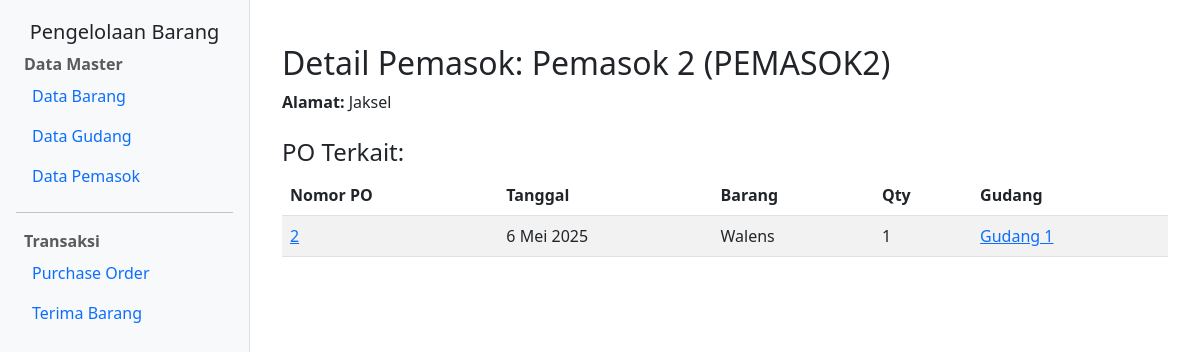
/pemasok/detail/3/, run on an earlier commit of the app's database.
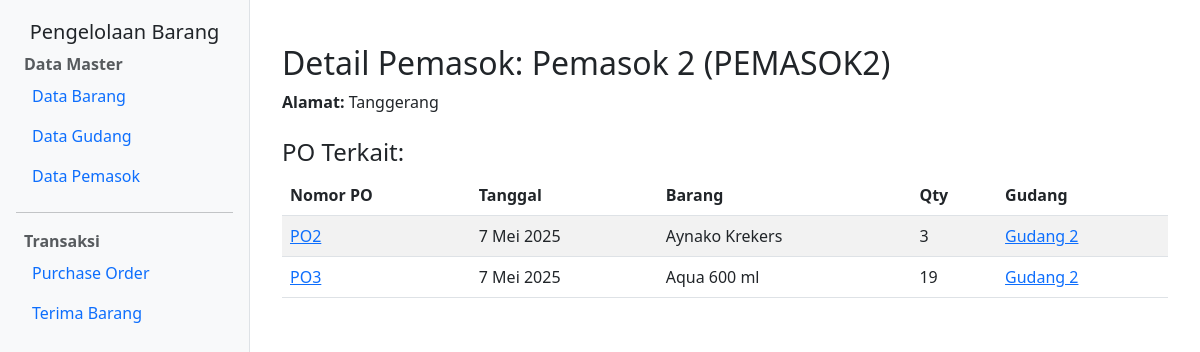
And on a later commit of the database.
### app_barang/models.py (models this page shows, shortened)
class Pemasok(models.Model):
    kode = models.CharField(max_length=50, null=False, unique=True)
    nama = models.CharField(max_length=100, null=False, blank=False)
    alamat = models.TextField(null=False, blank=False)

class PO(models.Model):
    nomor_po = models.CharField(max_length=50, unique=True, null=False, blank=False)
    tanggal = models.DateField(null=False, blank=False)
    pemasok = models.ForeignKey(Pemasok, on_delete=models.PROTECT, null=False)
    gudang = models.ForeignKey(Gudang, on_delete=models.PROTECT, null=False)
    alamat_kirim = models.TextField(null=False, blank=False)
    kode_barang = models.ForeignKey(Barang, on_delete=models.PROTECT, null=False)
    qty_po = models.PositiveIntegerField(null=False)
    harga = models.DecimalField(max_digits=12, decimal_places=2, null=False)
    qty_terima = models.PositiveIntegerField(default=0)

class Barang(models.Model):
    TIPE_CHOICES = [
        ('G', 'General'),
        ('D', 'Detail'),
    ]
    kode = models.CharField(max_length=50, null=False, unique=True)
    nama = models.CharField(max_length=100, null=False, blank=False)
    tipe = models.CharField(max_length=1, choices=TIPE_CHOICES, null=False, blank=False)
    level = models.IntegerField(null=False, blank=False)
    induk = models.CharField(max_length=50, null=True, blank=True)
    satuan = models.CharField(max_length=20, null=True, blank=True)
    harga = models.DecimalField(max_digits=12, decimal_places=2, null=True, blank=True)
    qty_stok = models.PositiveIntegerField(default=0)

class Gudang(models.Model):
    kode = models.CharField(max_length=50, null=False, unique=True)
    nama = models.CharField(max_length=100, null=False, blank=False)
    alamat = models.TextField(null=False, blank=False)

### app_barang/views.py (the view)
# urls.py: path('pemasok/detail/<int:pk>/', views.pemasok_detail, name='pemasok_detail'),
def pemasok_detail(request, pk):
    pemasok = get_object_or_404(Pemasok, pk=pk)
    po_terkait = PO.objects.filter(pemasok=pemasok).select_related('kode_barang', 'gudang')
    return render(request, 'app_barang/pemasok/pemasok_detail.html', {
        'pemasok': pemasok,
        'po_terkait': po_terkait,
    })

### app_barang/templates/app_barang/pemasok/pemasok_detail.html
{% extends 'app_barang/layout/base.html' %}
{% block content %}
  <div class="container mt-4">
    <h2>Detail Pemasok: {{ pemasok.nama }} ({{ pemasok.kode }})</h2>
    <p><strong>Alamat:</strong> {{ pemasok.alamat }}</p>
    <h4 class="mt-4">PO Terkait:</h4>
    <table class="table table-striped">
      <thead>
        <tr>
          <th>Nomor PO</th>
          <th>Tanggal</th>
          <th>Barang</th>
          <th>Qty</th>
          <th>Gudang</th>
        </tr>
      </thead>
      <tbody>
        {% for po in po_terkait %}
          <tr>
            <td><a href="{% url 'po_detail' po.pk %}">{{ po.nomor_po }}</a></td>
            <td>{{ po.tanggal }}</td>
            <td>{{ po.kode_barang.nama }}</td>
            <td>{{ po.qty_po }}</td>
            <td><a href="{% url 'gudang_detail' po.gudang.pk %}">{{ po.gudang.nama }}</a></td>
          </tr>
        {% empty %}
          <tr><td colspan="5">Tidak ada PO untuk pemasok ini.</td></tr>
        {% endfor %}
      </tbody>
    </table>
  </div>
{% endblock %}

What changed in the data, as far as the page shows it:
removed PO: nomor_po "2", tanggal "6 Mei 2025", kode_barang.nama "Walens", qty_po "1", gudang.nama "Gudang 1"
changed Pemasok "Pemasok 2": alamat "Jaksel" → "Tanggerang"
added PO: nomor_po "PO2", tanggal "7 Mei 2025", kode_barang.nama "Aynako Krekers", qty_po "3", gudang.nama "Gudang 2"
added PO: nomor_po "PO3", tanggal "7 Mei 2025", kode_barang.nama "Aqua 600 ml", qty_po "19", gudang.nama "Gudang 2"
